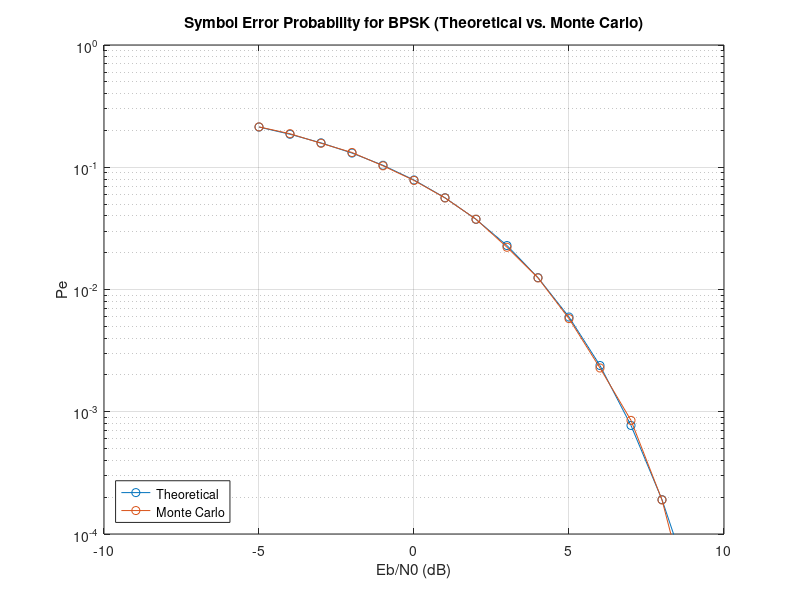

The MATLAB source for this figure:
% Simulation parameters
N = 1e5; % Number of simulations
EbN0_dB = linspace(-5, 10, 16); % Range of Eb/N0 values in dB
EbN0 = 10.^(EbN0_dB / 10); % Convert to linear scale

%% Monte Carlo simulations average pe
Average_pe = zeros(size(EbN0)); % Pre-set array

for i = 1 : 16
    % Encoding
    transmitted_symbols = 2 * randi([0, 1], 1, N) - 1; % Create transmitted symbols
    
    % Channel
    N0 = 1 / (EbN0(i));
    noise = sqrt(N0/2) * randn(1, N); % Noise from AWGN, MEAN = 0, Variance = N0/2
    received_symbols = transmitted_symbols + noise; % Create the channel, received = transmitted + noise
   
    % Decoding
    detected_symbols = 2 * (received_symbols >= 0) - 1; % Implement ML detector (Maximum Likelihood)
    errors = sum(detected_symbols ~= transmitted_symbols); % Count symbol errors
    Average_pe(i) = errors / N; % Monte Carlo, average
end

%% Pe for theoretical
Pe_theoretical = qfunc(sqrt(2 * EbN0));

%% Create a semilog plot
semilogy(EbN0_dB, Pe_theoretical, '-o', 'DisplayName', 'Theoretical');
hold on; 
semilogy(EbN0_dB, Average_pe, '-o', 'DisplayName', 'Monte Carlo');
grid on;

xlabel('Eb/N0 (dB)');
ylabel('Pe');
title('Symbol Error Probability for BPSK (Theoretical vs. Monte Carlo)');

yticks(10.^(-4:1:0));
ylim([1e-4, 1]);
legend('Location', 'southwest'); 
hold off;
